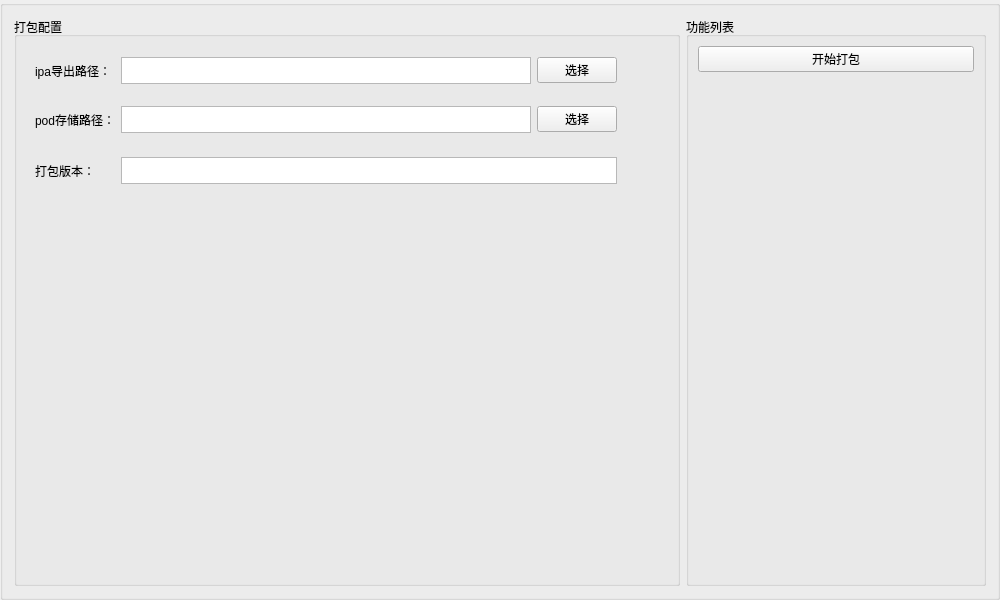
<?xml version="1.0" encoding="UTF-8"?>
<ui version="4.0">
 <class>ipaBox</class>
 <widget class="QGroupBox" name="ipaBox">
  <property name="geometry">
   <rect>
    <x>0</x>
    <y>0</y>
    <width>1000</width>
    <height>600</height>
   </rect>
  </property>
  <property name="minimumSize">
   <size>
    <width>1000</width>
    <height>600</height>
   </size>
  </property>
  <property name="windowTitle">
   <string>GroupBox</string>
  </property>
  <property name="title">
   <string/>
  </property>
  <layout class="QGridLayout" name="gridLayout_2">
   <item row="1" column="0">
    <widget class="QGroupBox" name="groupBox_4">
     <property name="title">
      <string>打包配置</string>
     </property>
     <layout class="QVBoxLayout" name="verticalLayout">
      <item>
       <widget class="QWidget" name="widget" native="true">
        <property name="sizePolicy">
         <sizepolicy hsizetype="Preferred" vsizetype="Preferred">
          <horstretch>0</horstretch>
          <verstretch>0</verstretch>
         </sizepolicy>
        </property>
        <property name="minimumSize">
         <size>
          <width>600</width>
          <height>45</height>
         </size>
        </property>
        <property name="maximumSize">
         <size>
          <width>500</width>
          <height>40</height>
         </size>
        </property>
        <layout class="QHBoxLayout" name="horizontalLayout">
         <item>
          <widget class="QLabel" name="label">
           <property name="minimumSize">
            <size>
             <width>80</width>
             <height>0</height>
            </size>
           </property>
           <property name="maximumSize">
            <size>
             <width>80</width>
             <height>16777215</height>
            </size>
           </property>
           <property name="text">
            <string>ipa导出路径：</string>
           </property>
          </widget>
         </item>
         <item>
          <widget class="QTextEdit" name="textEdit_ipa">
           <property name="maximumSize">
            <size>
             <width>16777215</width>
             <height>16777215</height>
            </size>
           </property>
           <property name="verticalScrollBarPolicy">
            <enum>Qt::ScrollBarAlwaysOff</enum>
           </property>
           <property name="textInteractionFlags">
            <set>Qt::NoTextInteraction</set>
           </property>
          </widget>
         </item>
         <item>
          <widget class="QPushButton" name="btn_select_ipa">
           <property name="text">
            <string>选择</string>
           </property>
          </widget>
         </item>
        </layout>
       </widget>
      </item>
      <item>
       <widget class="QWidget" name="widget_3" native="true">
        <property name="sizePolicy">
         <sizepolicy hsizetype="Preferred" vsizetype="Preferred">
          <horstretch>0</horstretch>
          <verstretch>0</verstretch>
         </sizepolicy>
        </property>
        <property name="minimumSize">
         <size>
          <width>600</width>
          <height>45</height>
         </size>
        </property>
        <property name="maximumSize">
         <size>
          <width>500</width>
          <height>45</height>
         </size>
        </property>
        <layout class="QHBoxLayout" name="horizontalLayout_3">
         <item>
          <widget class="QLabel" name="label_3">
           <property name="minimumSize">
            <size>
             <width>80</width>
             <height>0</height>
            </size>
           </property>
           <property name="maximumSize">
            <size>
             <width>80</width>
             <height>16777215</height>
            </size>
           </property>
           <property name="text">
            <string>pod存储路径：</string>
           </property>
          </widget>
         </item>
         <item>
          <widget class="QTextEdit" name="textEdit_pod">
           <property name="maximumSize">
            <size>
             <width>16777215</width>
             <height>16777215</height>
            </size>
           </property>
           <property name="verticalScrollBarPolicy">
            <enum>Qt::ScrollBarAlwaysOff</enum>
           </property>
           <property name="textInteractionFlags">
            <set>Qt::NoTextInteraction</set>
           </property>
          </widget>
         </item>
         <item>
          <widget class="QPushButton" name="btn_select_pod">
           <property name="text">
            <string>选择</string>
           </property>
          </widget>
         </item>
        </layout>
       </widget>
      </item>
      <item>
       <widget class="QWidget" name="widget_2" native="true">
        <property name="sizePolicy">
         <sizepolicy hsizetype="Preferred" vsizetype="Preferred">
          <horstretch>0</horstretch>
          <verstretch>0</verstretch>
         </sizepolicy>
        </property>
        <property name="minimumSize">
         <size>
          <width>600</width>
          <height>45</height>
         </size>
        </property>
        <property name="maximumSize">
         <size>
          <width>500</width>
          <height>45</height>
         </size>
        </property>
        <layout class="QHBoxLayout" name="horizontalLayout_2">
         <item>
          <widget class="QLabel" name="label_2">
           <property name="minimumSize">
            <size>
             <width>80</width>
             <height>0</height>
            </size>
           </property>
           <property name="maximumSize">
            <size>
             <width>80</width>
             <height>16777215</height>
            </size>
           </property>
           <property name="text">
            <string>打包版本：</string>
           </property>
          </widget>
         </item>
         <item>
          <widget class="QTextEdit" name="textEdit_version">
           <property name="maximumSize">
            <size>
             <width>16777215</width>
             <height>16777215</height>
            </size>
           </property>
           <property name="verticalScrollBarPolicy">
            <enum>Qt::ScrollBarAlwaysOff</enum>
           </property>
           <property name="textInteractionFlags">
            <set>Qt::NoTextInteraction</set>
           </property>
          </widget>
         </item>
        </layout>
       </widget>
      </item>
      <item>
       <spacer name="verticalSpacer">
        <property name="orientation">
         <enum>Qt::Vertical</enum>
        </property>
        <property name="sizeHint" stdset="0">
         <size>
          <width>20</width>
          <height>40</height>
         </size>
        </property>
       </spacer>
      </item>
     </layout>
    </widget>
   </item>
   <item row="1" column="1">
    <widget class="QGroupBox" name="groupBox_5">
     <property name="minimumSize">
      <size>
       <width>300</width>
       <height>0</height>
      </size>
     </property>
     <property name="maximumSize">
      <size>
       <width>300</width>
       <height>16777215</height>
      </size>
     </property>
     <property name="title">
      <string>功能列表</string>
     </property>
     <layout class="QVBoxLayout" name="verticalLayout_3">
      <item>
       <widget class="QPushButton" name="btn_ipa">
        <property name="text">
         <string>开始打包</string>
        </property>
       </widget>
      </item>
      <item>
       <spacer name="verticalSpacer_2">
        <property name="orientation">
         <enum>Qt::Vertical</enum>
        </property>
        <property name="sizeHint" stdset="0">
         <size>
          <width>20</width>
          <height>40</height>
         </size>
        </property>
       </spacer>
      </item>
     </layout>
    </widget>
   </item>
  </layout>
 </widget>
 <resources/>
 <connections/>
</ui>
